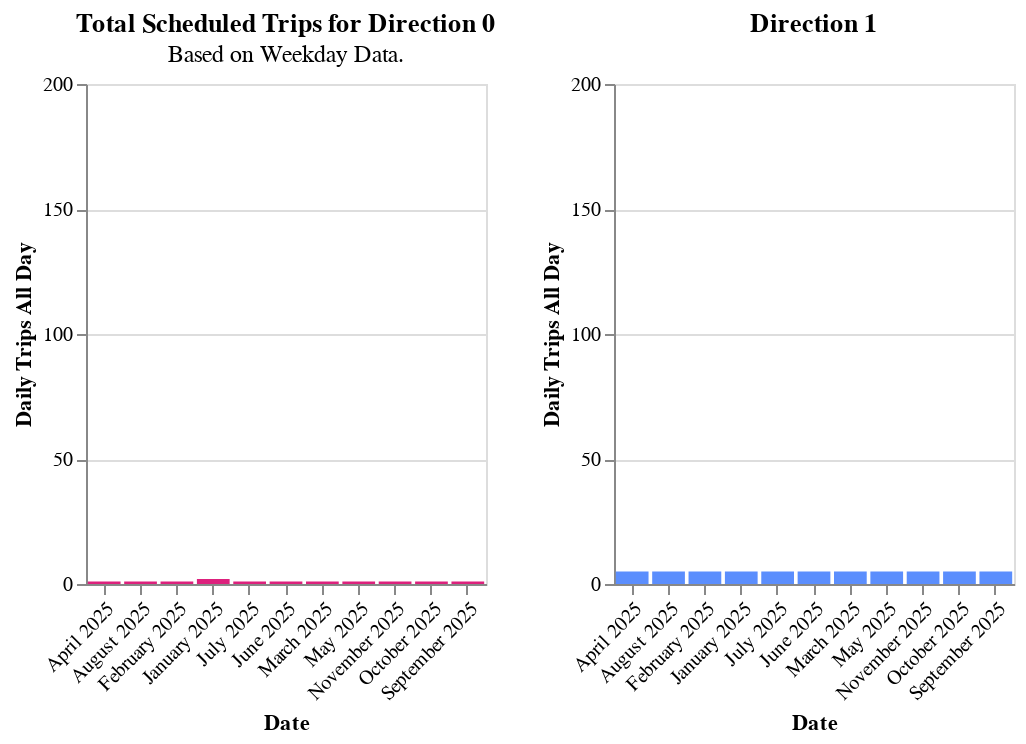

This figure's notebook cell:
### Code cell
create_scheduled_trips(subset_df)

### Figure 1 — Vega-Lite specification as saved in the notebook (floating-point values rounded to 4 significant figures; data arrays with more than 128 entries replaced by an {"elided": "..."} marker saying what was removed)
{"config": {"view": {"continuousWidth": 300, "continuousHeight": 300}}, "hconcat": [{"data": {"name": "data-85087f6c98e5246c8564c070f6a161c3"}, "mark": {"type": "bar"}, "encoding": {"color": {"field": "Direction", "legend": null, "scale": {"range": ["#dd217d", "#fcb40e", "#ccbb44", "#5b8efd"]}, "title": "Direction", "type": "quantitative"}, "tooltip": [{"field": "Date", "type": "nominal"}, {"field": "Route", "type": "nominal"}, {"field": "Direction", "type": "quantitative"}, {"field": "Daily Trips All Day", "type": "quantitative"}], "x": {"axis": {"format": "", "labelAngle": -45}, "field": "Date", "title": "Date", "type": "nominal"}, "y": {"axis": {"values": [0, 50, 100, 150, 200]}, "field": "Daily Trips All Day", "scale": {"domain": [0, 200], "nice": false}, "title": "Daily Trips All Day", "type": "quantitative"}}, "height": 250, "name": "view_3", "title": {"text": ["Total Scheduled Trips for Direction 0"], "subtitle": ["Based on Weekday Data."]}, "transform": [{"filter": {"param": "param_2"}}], "width": 200}, {"data": {"name": "data-b8755493c3a7c27eea2f627f38b1b3e1"}, "mark": {"type": "bar"}, "encoding": {"color": {"field": "Direction", "legend": null, "scale": {"range": ["#dd217d", "#fcb40e", "#ccbb44", "#5b8efd"]}, "title": "Direction", "type": "quantitative"}, "tooltip": [{"field": "Date", "type": "nominal"}, {"field": "Route", "type": "nominal"}, {"field": "Direction", "type": "quantitative"}, {"field": "Daily Trips All Day", "type": "quantitative"}], "x": {"axis": {"format": "", "labelAngle": -45}, "field": "Date", "title": "Date", "type": "nominal"}, "y": {"axis": {"values": [0, 50, 100, 150, 200]}, "field": "Daily Trips All Day", "scale": {"domain": [0, 200], "nice": false}, "title": "Daily Trips All Day", "type": "quantitative"}}, "height": 250, "name": "view_4", "title": {"text": ["Direction 1"], "subtitle": [""]}, "transform": [{"filter": {"param": "param_2"}}], "width": 200}], "params": [{"name": "param_2", "select": {"type": "point", "fields": ["Route"]}, "bind": {"input": "select", "options": ["FBUS__FBUS MARKET & WHARVES BUS", "NBUS__NBUS JUDAH BUS", "714__714 BART EARLY BIRD", "TBUS__TBUS THIRD BUS", "KBUS__KBUS INGLESIDE BUS", "1X__1X CALIFORNIA EXPRESS", "30X__30X MARINA EXPRESS", "91__91 3RD-19TH AVE OWL", "LBUS__LBUS TARAVAL BUS", "90__90 SAN BRUNO OWL", "NOWL__NOWL OWL JUDAH", "37__37 CORBETT", "1__GGPS Golden Gate Park Shuttle", "36__36 TERESITA", "LOWL__LOWL OWL TARAVAL", "23__23 MONTEREY", "35__35 EUREKA", "58__58 LAKE MERCED", "52__52 EXCELSIOR", "66__66 QUINTARA", "25__25 TREASURE ISLAND", "57__57 PARKMERCED", "54__54 FELTON", "2__2 SUTTER", "39__39 COIT", "6__6 HAYES-PARNASSUS", "18__18 46TH AVENUE", "33__33 ASHBURY-18TH ST", "67__67 BERNAL HEIGHTS", "56__56 RUTLAND", "6__6 HAIGHT-PARNASSUS", "19__19 POLK", "27__27 BRYANT", "21__21 HAYES", "55__55 DOGPATCH", "48__48 QUINTARA-24TH STREET", "31__31 BALBOA", "43__43 MASONIC", "7__7 HAIGHT-NORIEGA", "J__J CHURCH", "8BX__8BX BAYSHORE B EXPRESS", "29__29 SUNSET", "45__45 UNION-STOCKTON", "9__9 SAN BRUNO", "K__K INGLESIDE", "28__28 19TH AVENUE", "L__L TARAVAL", "M__M OCEAN VIEW", "F__F MARKET & WHARVES", "T__T THIRD", "9R__9R SAN BRUNO RAPID", "CA__CA CALIFORNIA STREET CABLE CAR", "12__12 FOLSOM-PACIFIC", "15__15 BAYVIEW HUNTERS POINT EXPRESS", "8AX__8AX BAYSHORE A EXPRESS", "44__44 O'SHAUGHNESSY", "30__30 STOCKTON", "N__N JUDAH", "24__24 DIVISADERO", "8__8 BAYSHORE", "KLM__KLM MUNI METRO SHUTTLE", "38R__38R GEARY RAPID", "5__5 FULTON", "14R__14R MISSION RAPID", "PM__PM POWELL-MASON CABLE CAR", "28R__28R 19TH AVENUE RAPID", "5R__5R FULTON RAPID", "1__1 CALIFORNIA", "38__38 GEARY", "PH__PH POWELL-HYDE CABLE CAR", "49__49 VAN NESS-MISSION", "14__14 MISSION", "22__22 FILLMORE"], "name": "Routes: "}, "value": "FBUS__FBUS MARKET & WHARVES BUS", "views": ["view_3", "view_4"]}], "$schema": "https://vega.github.io/schema/vega-lite/v5.20.1.json", "datasets": {"data-85087f6c98e5246c8564c070f6a161c3": {"elided": "749 records"}, "data-b8755493c3a7c27eea2f627f38b1b3e1": {"elided": "759 records"}}}
